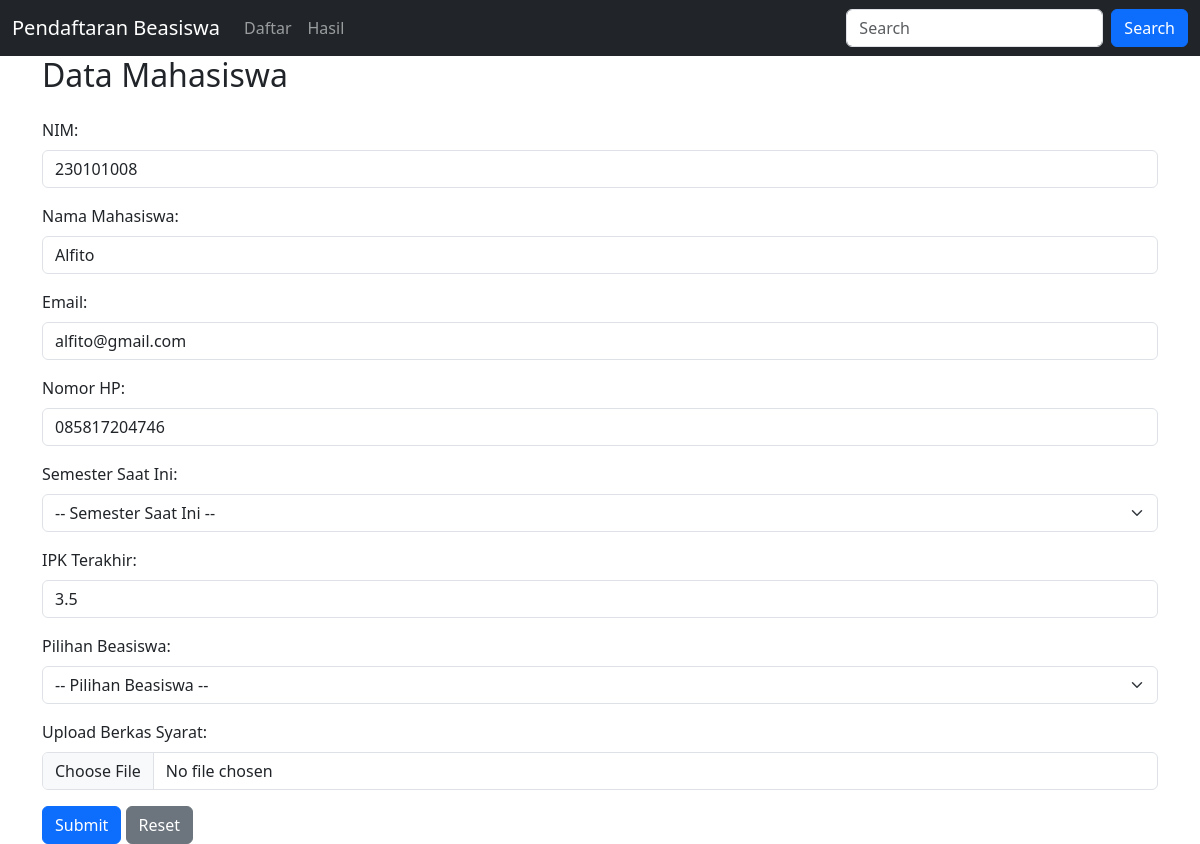
/daftar-aksi.php?nim=230101008, run on the app's committed database.
### tables this page shows
CREATE TABLE `mahasiswa` (
  `nim` varchar(10) NOT NULL,
  `nama` varchar(50) NOT NULL,
  `email` varchar(50) NOT NULL,
  `nomor` varchar(20) NOT NULL,
  `semester` int NOT NULL,
  `ipk` float NOT NULL,
  `pilihan` varchar(20) NOT NULL,
  `berkas` varchar(255) NOT NULL,
  `verifikasi` varchar(20) NOT NULL
);

### daftar-aksi.php (the view, shortened to what this page needs)
<!DOCTYPE html>
<html lang="en">
<head>
  <link href="https://cdn.jsdelivr.net/npm/bootstrap@5.3.3/dist/css/bootstrap.min.css" rel="stylesheet">
</head>
<body>
  <nav class="navbar navbar-expand-sm navbar-dark bg-dark">
  	<div class="container-fluid">
	    <a class="navbar-brand" href="javascript:void(0)">Pendaftaran Beasiswa</a>
	    <div class="collapse navbar-collapse" id="mynavbar">
	      	<ul class="navbar-nav me-auto">
		        <li class="nav-item">
		          <a class="nav-link" href="daftar.php">Daftar</a>
		        </li>
		        <li class="nav-item">
		          <a class="nav-link" href="hasil.php">Hasil</a>
		        </li>
	      	</ul>
	      	<form class="d-flex">
	        	<input class="form-control me-2" type="text" placeholder="Search">
	        	<button class="btn btn-primary" type="button">Search</button>
	      	</form>
	    </div>
  	</div>
  </nav>
  <div class="container">
	<div class="row">
		<h2>Data Mahasiswa</h2>
	</div>
	<?php
      include('koneksi.php');
			$nim = $_GET['nim'];
		     $query = mysqli_query($connection,"SELECT * FROM mahasiswa where nim = '$nim'");
          	$row = mysqli_fetch_array($query);
  	?>
	<div class="row">
		<form action="hasil-aksi.php" method="post" name="formHotel" enctype="multipart/form-data">
    <div class="mb-3 mt-3">
    <div class="mb-3 mt-3">
			    <label for="email" class="form-label">NIM:</label>
			    <input type="number" class="form-control" id="nim" placeholder="" name="nim" value="<?php echo $row['nim'] ?>" readonly>
			  </div>
			    <label for="email" class="form-label">Nama Mahasiswa:</label>
			    <input type="text" class="form-control" id="nama" placeholder="" name="nama" value="<?php echo $row['nama'] ?>" >
			  </div>
		  	<div class="mb-3 mt-3">
			    <label for="email" class="form-label">Email:</label>
			    <input type="email" class="form-control" id="email" placeholder="Email Valid" name="email" value="<?php echo $row['email'] ?>" onchange=ValidationEmail()>
			  </div>
        <div class="mb-3 mt-3">
			    <label for="email" class="form-label">Nomor HP:</label>
			    <input type="number" class="form-control" id="nomor" placeholder="Nomor HP Mahasiswa" value="<?php echo $row['nomor'] ?>" name="nomor">
			  </div>
        <div class="mb-3 mt-3">
			  	<label for="email" class="form-label">Semester Saat Ini:</label>
			    <select class="form-select" name="semester" id="semester" onchange="hargaKamar()">
					  <option value="">-- Semester Saat Ini --</option>
					</select>
			  </div>
        <div class="mb-3 mt-3">
			    <label for="email" class="form-label">IPK Terakhir:</label>
			    <input type="number" class="form-control" id="ipk" placeholder="" name="ipk" value="<?php echo $row['ipk'] ?>" readonly>
			  </div>
				<?php
				if($row['ipk'] >= 3 ){
				?>
        <div class="mb-3 mt-3">
			  	<label for="email" class="form-label">Pilihan Beasiswa:</label>
			    <select class="form-select" name="pilihan" id="pilihan" onchange="hargaKamar()">
					  <option value="">-- Pilihan Beasiswa --</option>
					</select>
			  </div>
			  <div class="mb-3 mt-3">
			    <label for="email" class="form-label">Upload Berkas Syarat:</label>
			    <input type="file" class="form-control" id="berkas" placeholder="Nama Pemesan" name="berkas">
			  </div>
			  <input type="submit" class="btn btn-primary" name="submit" value="Submit">
				<?php
				}else{
					echo "<p>maaf ipk anda belum memenuhi syarat untuk menerima beasiswa</p>";
				}
				?>
				  <input type="reset" class="btn btn-secondary" name="reset" value="Reset">
		</form>
	</div>
</div>
</body>
</html>

### data on the page
mahasiswa: nim "230101008", nama "Alfito", email "alfito@gmail.com", nomor "085817204746", ipk "3.5"
